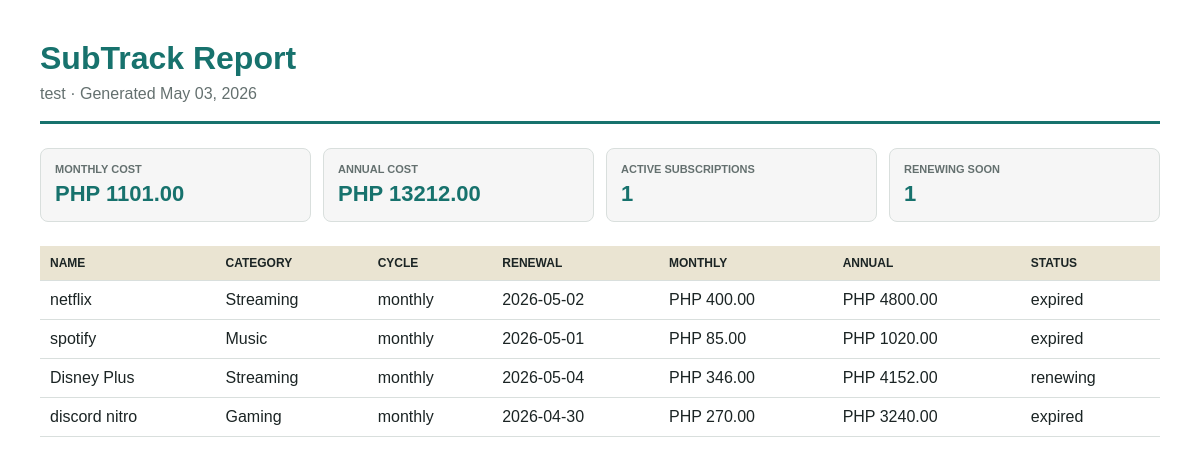
/reports/print (signed in), run on the app's committed database.
### tables this page shows
CREATE TABLE users (
            id TEXT PRIMARY KEY,
            name TEXT NOT NULL,
            email TEXT UNIQUE NOT NULL,
            passwordHash TEXT NOT NULL,
            currency TEXT DEFAULT 'PHP',
            remindSevenDays INTEGER DEFAULT 1,
            remindOneDay INTEGER DEFAULT 1,
            createdAt TEXT NOT NULL
        );

CREATE TABLE subscriptions (
            id TEXT PRIMARY KEY,
            userId TEXT NOT NULL,
            name TEXT NOT NULL,
            cost REAL NOT NULL,
            cycle TEXT NOT NULL,
            categoryId TEXT NOT NULL,
            renewalDate TEXT NOT NULL,
            notes TEXT,
            createdAt TEXT NOT NULL,
            FOREIGN KEY (userId) REFERENCES users(id) ON DELETE CASCADE
        );

### app.py (the view)
@app.get("/reports/print")
@require_login
def print_report():
    data = read_db()
    user = next(u for u in data["users"] if u["id"] == session["user_id"])
    dashboard_data = build_dashboard(data, user)
    subs = [serialize_subscription(s, data) for s in owned_subscriptions(data, user["id"])]
    currency = user.get("settings", default_settings()).get("currency", "PHP")
    return render_template(
        "report.html",
        user=user,
        subscriptions=subs,
        summary=dashboard_data,
        symbol=CURRENCY_SYMBOLS.get(currency, f"{currency} "),
        generated_at=datetime.now().strftime("%B %d, %Y"),
    )

### app.py (called while the page is built, shortened)
def today() -> date:
    return date.today()

def get_db_connection() -> sqlite3.Connection:
    conn = sqlite3.connect(str(DB_PATH))
    conn.row_factory = sqlite3.Row
    return conn

def migrate_from_json() -> None:
    if not LEGACY_JSON_PATH.exists():
        return

def ensure_files() -> None:
    DATA_DIR.mkdir(exist_ok=True)
    init_db()
    migrate_from_json()

def current_user() -> dict | None:
    user_id = session.get("user_id")
    if not user_id:
        return None
    return next((u for u in read_db()["users"] if u["id"] == user_id), None)

def default_settings() -> dict:
    return {
        "currency": "PHP",
        "remindSevenDays": True,
        "remindOneDay": True,
    }

def require_login(handler):
    @wraps(handler)
    def wrapper(*args, **kwargs):
        if not current_user():
            return jsonify({"error": "Please sign in first."}), 401
        return handler(*args, **kwargs)
    return wrapper

def owned_subscriptions(data: dict, user_id: str) -> list[dict]:
    return [s for s in data["subscriptions"] if s.get("userId") == user_id]

def parse_date(value: str) -> date | None:
    try:
        return datetime.strptime(value, "%Y-%m-%d").date()
    except (TypeError, ValueError):
        return None

def to_monthly(cost: float, cycle: str) -> float:
    if cycle == "weekly":
        return cost * 52 / 12
    if cycle == "yearly":
        return cost / 12
    return cost

def to_annual(cost: float, cycle: str) -> float:
    if cycle == "weekly":
        return cost * 52
    if cycle == "yearly":
        return cost
    return cost * 12

def days_until(renewal: str) -> int:
    parsed = parse_date(renewal)
    if not parsed:
        return 9999
    return (parsed - today()).days

def status_for(renewal: str) -> str:
    days = days_until(renewal)
    if days < 0:
        return "expired"
    if days <= 7:
        return "renewing"
    return "active"

def visible_categories(data: dict, user_id: str) -> list[dict]:
    custom = [
        category
        for category in data["categories"]
        if category.get("userId") == user_id and not is_default_category(category["id"])
    ]
    return DEFAULT_CATEGORIES + custom

def category_name(data: dict, category_id: str, user_id: str) -> str:
    category = next((c for c in visible_categories(data, user_id) if c["id"] == category_id), None)
    return category["name"] if category else "Other"

### templates/report.html (shortened to what this page needs)
<!doctype html>
<html lang="en">
<head>
  <link rel="stylesheet" href="{{ url_for('static', filename='css/report.css') }}">
</head>
<body>
  <header>
    <h1>SubTrack Report</h1>
    <p>{{ user.name }} · Generated {{ generated_at }}</p>
  </header>
  <section class="summary">
    <div><span>Monthly Cost</span><strong>{{ symbol }}{{ "%.2f"|format(summary.monthlyTotal) }}</strong></div>
    <div><span>Annual Cost</span><strong>{{ symbol }}{{ "%.2f"|format(summary.annualTotal) }}</strong></div>
    <div><span>Active Subscriptions</span><strong>{{ summary.activeCount }}</strong></div>
    <div><span>Renewing Soon</span><strong>{{ summary.renewingSoonCount }}</strong></div>
  </section>
  <table>
    <thead>
      <tr><th>Name</th><th>Category</th><th>Cycle</th><th>Renewal</th><th>Monthly</th><th>Annual</th><th>Status</th></tr>
    </thead>
    <tbody>
      {% for sub in subscriptions %}
      <tr>
        <td>{{ sub.name }}</td>
        <td>{{ sub.categoryName }}</td>
        <td>{{ sub.cycle }}</td>
        <td>{{ sub.renewalDate }}</td>
        <td>{{ symbol }}{{ "%.2f"|format(sub.monthlyCost) }}</td>
        <td>{{ symbol }}{{ "%.2f"|format(sub.annualCost) }}</td>
        <td>{{ sub.status }}</td>
      </tr>
      {% endfor %}
    </tbody>
  </table>
</body>
</html>

### static/css/report.css (style rules this page uses)
:root { --main: #17726d; --secondary: #eae4d2; --tertiary: #f6f6f6; --bg: #ffffff; --ink: #1b2424; --muted: #64706f; --line: #d9dfdd; }
body { margin: 0; background: var(--bg); color: var(--ink); font-family: Arial, Helvetica, sans-serif; padding: 40px; }
header { border-bottom: 3px solid var(--main); padding-bottom: 18px; margin-bottom: 24px; }
h1 { margin: 0 0 8px; color: var(--main); }
p { color: var(--muted); margin: 0; }
.summary { display: grid; grid-template-columns: repeat(4, 1fr); gap: 12px; margin-bottom: 24px; }
.summary div { background: var(--tertiary); border: 1px solid var(--line); border-radius: 8px; padding: 14px; }
span { display: block; color: var(--muted); font-size: 11px; text-transform: uppercase; font-weight: 700; }
strong { color: var(--main); display: block; font-size: 22px; margin-top: 6px; }
table { border-collapse: collapse; width: 100%; }
th, td { padding: 10px; text-align: left; border-bottom: 1px solid var(--line); }
th { background: var(--secondary); color: var(--ink); font-size: 12px; text-transform: uppercase; }

### data on the page
users: name "test"
subscriptions: name "netflix", categoryName "Streaming", cycle "monthly", renewalDate "2026-05-02", symbol "PHP", monthlyCost "400.00", annualCost "4800.00", status "expired"
subscriptions: name "spotify", categoryName "Music", cycle "monthly", renewalDate "2026-05-01", symbol "PHP", monthlyCost "85.00", annualCost "1020.00", status "expired"
subscriptions: name "Disney Plus", categoryName "Streaming", cycle "monthly", renewalDate "2026-05-04", symbol "PHP", monthlyCost "346.00", annualCost "4152.00", status "renewing"
subscriptions: name "discord nitro", categoryName "Gaming", cycle "monthly", renewalDate "2026-04-30", symbol "PHP", monthlyCost "270.00", annualCost "3240.00", status "expired"

### other printed values
{{ symbol }} "PHP"
{{ "%.2f"|format(summary.monthlyTotal) }} "1101.00"
{{ "%.2f"|format(summary.annualTotal) }} "13212.00"
{{ summary.activeCount }} "1"
{{ summary.renewingSoonCount }} "1"
